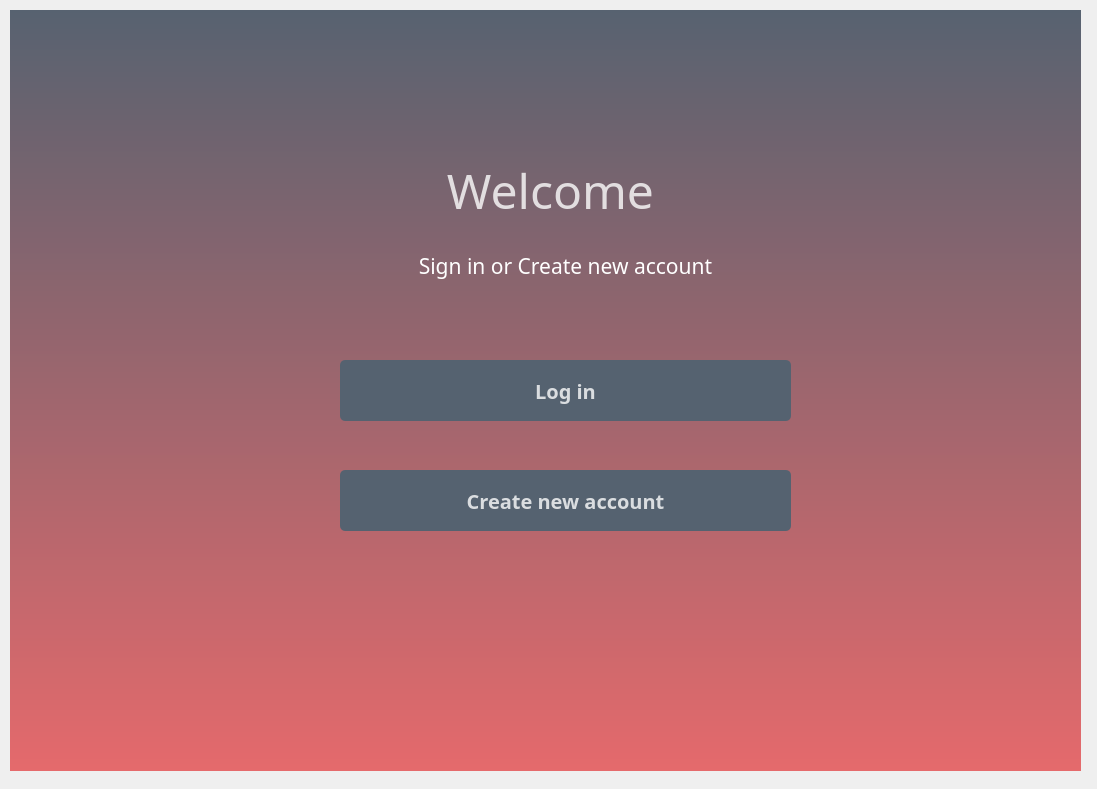
<?xml version="1.0" encoding="UTF-8"?>
<ui version="4.0">
 <class>Form</class>
 <widget class="QWidget" name="Form">
  <property name="geometry">
   <rect>
    <x>0</x>
    <y>0</y>
    <width>1097</width>
    <height>789</height>
   </rect>
  </property>
  <property name="windowTitle">
   <string>Form</string>
  </property>
  <widget class="QWidget" name="widget" native="true">
   <property name="geometry">
    <rect>
     <x>10</x>
     <y>10</y>
     <width>1071</width>
     <height>761</height>
    </rect>
   </property>
   <property name="font">
    <font>
     <family>Bahnschrift Light</family>
    </font>
   </property>
   <widget class="QLabel" name="label">
    <property name="geometry">
     <rect>
      <x>-11</x>
      <y>-11</y>
      <width>1331</width>
      <height>911</height>
     </rect>
    </property>
    <property name="font">
     <font>
      <family>Bahnschrift Light</family>
      <pointsize>10</pointsize>
     </font>
    </property>
    <property name="styleSheet">
     <string notr="true">background-color: qlineargradient(spread:pad, x1:0, y1:0, x2:0, y2:1, stop:0 rgba(85, 98, 112, 255), stop:1 rgba(255, 107, 107, 255));
border-radius: 10px;</string>
    </property>
    <property name="text">
     <string/>
    </property>
   </widget>
   <widget class="QLabel" name="label_2">
    <property name="geometry">
     <rect>
      <x>420</x>
      <y>150</y>
      <width>241</width>
      <height>61</height>
     </rect>
    </property>
    <property name="font">
     <font>
      <family>Bahnschrift Light</family>
      <pointsize>36</pointsize>
      <weight>3</weight>
      <italic>false</italic>
      <bold>false</bold>
     </font>
    </property>
    <property name="styleSheet">
     <string notr="true">font: 25 36pt &quot;Bahnschrift Light&quot;; color:rgb(255, 255, 255,200)</string>
    </property>
    <property name="text">
     <string>Welcome</string>
    </property>
    <property name="alignment">
     <set>Qt::AlignCenter</set>
    </property>
   </widget>
   <widget class="QLabel" name="label_3">
    <property name="geometry">
     <rect>
      <x>360</x>
      <y>240</y>
      <width>391</width>
      <height>31</height>
     </rect>
    </property>
    <property name="font">
     <font>
      <family>Bahnschrift Light</family>
      <pointsize>16</pointsize>
      <weight>3</weight>
      <italic>false</italic>
      <bold>false</bold>
     </font>
    </property>
    <property name="styleSheet">
     <string notr="true">font: 25 16pt &quot;Bahnschrift Light&quot;;color:rgb(255, 255, 255)</string>
    </property>
    <property name="text">
     <string>Sign in or Create new account</string>
    </property>
    <property name="alignment">
     <set>Qt::AlignCenter</set>
    </property>
   </widget>
   <widget class="QPushButton" name="pushButton">
    <property name="geometry">
     <rect>
      <x>330</x>
      <y>350</y>
      <width>451</width>
      <height>61</height>
     </rect>
    </property>
    <property name="font">
     <font>
      <family>Bahnschrift Light</family>
      <pointsize>15</pointsize>
      <weight>75</weight>
      <bold>true</bold>
     </font>
    </property>
    <property name="mouseTracking">
     <bool>false</bool>
    </property>
    <property name="styleSheet">
     <string notr="true">QPushButton#pushButton{
	background-color: rgba(85,98,112,255);
	color: rgba(255,255,255,200);
	border-radius: 5px;
}

QPushButton#pushButton:pressed{
	padding-left: 5px;
	padding-top: 5px;
	background-color: rgba(255,107,107,255);
	background-position: calc(100% - 10px);
}

QPushButton#pushButton:hover{
	background-color: rgba(255,107,107,255)
}</string>
    </property>
    <property name="text">
     <string>Log in</string>
    </property>
   </widget>
   <widget class="QPushButton" name="pushButton_2">
    <property name="geometry">
     <rect>
      <x>330</x>
      <y>460</y>
      <width>451</width>
      <height>61</height>
     </rect>
    </property>
    <property name="palette">
     <palette>
      <active>
       <colorrole role="WindowText">
        <brush brushstyle="SolidPattern">
         <color alpha="200">
          <red>255</red>
          <green>255</green>
          <blue>255</blue>
         </color>
        </brush>
       </colorrole>
       <colorrole role="Button">
        <brush brushstyle="SolidPattern">
         <color alpha="255">
          <red>85</red>
          <green>98</green>
          <blue>112</blue>
         </color>
        </brush>
       </colorrole>
       <colorrole role="Text">
        <brush brushstyle="SolidPattern">
         <color alpha="200">
          <red>255</red>
          <green>255</green>
          <blue>255</blue>
         </color>
        </brush>
       </colorrole>
       <colorrole role="ButtonText">
        <brush brushstyle="SolidPattern">
         <color alpha="200">
          <red>255</red>
          <green>255</green>
          <blue>255</blue>
         </color>
        </brush>
       </colorrole>
       <colorrole role="Base">
        <brush brushstyle="SolidPattern">
         <color alpha="255">
          <red>85</red>
          <green>98</green>
          <blue>112</blue>
         </color>
        </brush>
       </colorrole>
       <colorrole role="Window">
        <brush brushstyle="SolidPattern">
         <color alpha="255">
          <red>85</red>
          <green>98</green>
          <blue>112</blue>
         </color>
        </brush>
       </colorrole>
      </active>
      <inactive>
       <colorrole role="WindowText">
        <brush brushstyle="SolidPattern">
         <color alpha="200">
          <red>255</red>
          <green>255</green>
          <blue>255</blue>
         </color>
        </brush>
       </colorrole>
       <colorrole role="Button">
        <brush brushstyle="SolidPattern">
         <color alpha="255">
          <red>85</red>
          <green>98</green>
          <blue>112</blue>
         </color>
        </brush>
       </colorrole>
       <colorrole role="Text">
        <brush brushstyle="SolidPattern">
         <color alpha="200">
          <red>255</red>
          <green>255</green>
          <blue>255</blue>
         </color>
        </brush>
       </colorrole>
       <colorrole role="ButtonText">
        <brush brushstyle="SolidPattern">
         <color alpha="200">
          <red>255</red>
          <green>255</green>
          <blue>255</blue>
         </color>
        </brush>
       </colorrole>
       <colorrole role="Base">
        <brush brushstyle="SolidPattern">
         <color alpha="255">
          <red>85</red>
          <green>98</green>
          <blue>112</blue>
         </color>
        </brush>
       </colorrole>
       <colorrole role="Window">
        <brush brushstyle="SolidPattern">
         <color alpha="255">
          <red>85</red>
          <green>98</green>
          <blue>112</blue>
         </color>
        </brush>
       </colorrole>
      </inactive>
      <disabled>
       <colorrole role="WindowText">
        <brush brushstyle="SolidPattern">
         <color alpha="200">
          <red>255</red>
          <green>255</green>
          <blue>255</blue>
         </color>
        </brush>
       </colorrole>
       <colorrole role="Button">
        <brush brushstyle="SolidPattern">
         <color alpha="255">
          <red>85</red>
          <green>98</green>
          <blue>112</blue>
         </color>
        </brush>
       </colorrole>
       <colorrole role="Text">
        <brush brushstyle="SolidPattern">
         <color alpha="200">
          <red>255</red>
          <green>255</green>
          <blue>255</blue>
         </color>
        </brush>
       </colorrole>
       <colorrole role="ButtonText">
        <brush brushstyle="SolidPattern">
         <color alpha="200">
          <red>255</red>
          <green>255</green>
          <blue>255</blue>
         </color>
        </brush>
       </colorrole>
       <colorrole role="Base">
        <brush brushstyle="SolidPattern">
         <color alpha="255">
          <red>85</red>
          <green>98</green>
          <blue>112</blue>
         </color>
        </brush>
       </colorrole>
       <colorrole role="Window">
        <brush brushstyle="SolidPattern">
         <color alpha="255">
          <red>85</red>
          <green>98</green>
          <blue>112</blue>
         </color>
        </brush>
       </colorrole>
      </disabled>
     </palette>
    </property>
    <property name="font">
     <font>
      <family>Bahnschrift Light</family>
      <pointsize>15</pointsize>
      <weight>75</weight>
      <bold>true</bold>
     </font>
    </property>
    <property name="styleSheet">
     <string notr="true">QPushButton#pushButton_2{
	background-color: rgba(85,98,112,255);
	color: rgba(255,255,255,200);
	border-radius: 5px;
}

QPushButton#pushButton_2:pressed{
	padding-left: 5px;
	padding-top: 5px;
	background-color: rgba(255,107,107,255);
	background-position: calc(100% - 10px);
}

QPushButton#pushButton_2:hover{
	background-color: rgba(255,107,107,255)
}

</string>
    </property>
    <property name="text">
     <string>Create new account</string>
    </property>
   </widget>
  </widget>
 </widget>
 <resources/>
 <connections/>
</ui>
